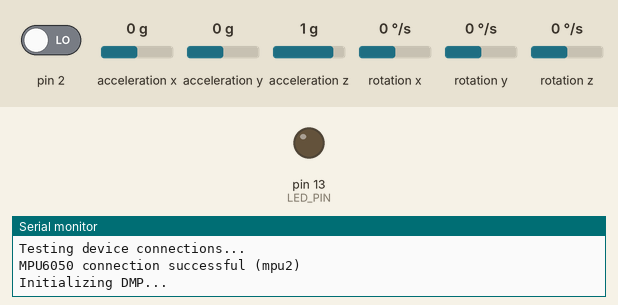
The sketch below on a simulated Arduino Uno, built with avr-gcc and run on an emulated ATmega328P. On the bench: output pins drawn as LEDs (lit = HIGH), the last lines printed to the serial monitor. Dashed ring = blinking. The inputs (shaded band) are chosen by the test bench; at power-on: acceleration x 0 g, acceleration y 0 g, pin 2 LOW, acceleration z 1 g, rotation x 0 °/s, rotation y 0 °/s, rotation z 0 °/s. The sensor or clock chip raises its interrupt line as the real part does; random numbers use the default seed unless the sketch sets one; no radio packets arrive unless stated.

Above: at 0.1 s.
At 2.2 s:
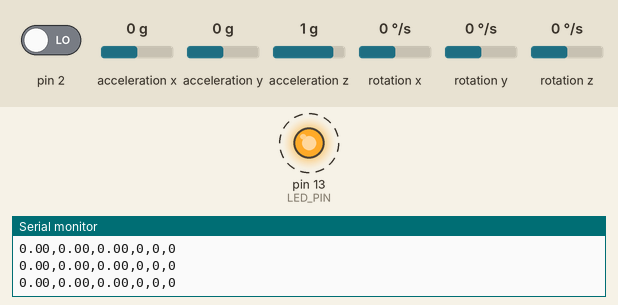
2.3 s: acceleration x set to 0.8 g
5.3 s: acceleration y set to 0.8 g
Timing chart, 0 to 14.3 s (numbered marks = the images above; inputs shaded):
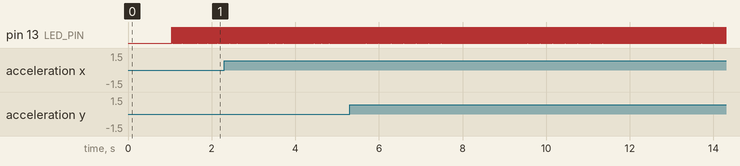

The sketch:

yawyeet_6axis.ino
```cpp
// I2Cdev and MPU6050 must be installed as libraries, or else the .cpp/.h files
// for both classes must be in the include path of your project
#include "I2Cdev.h"

#include "MPU6050_6Axis_MotionApps20.h"
//#include "MPU6050.h" // not necessary if using MotionApps include file

// Arduino Wire library is required if I2Cdev I2CDEV_ARDUINO_WIRE implementation
// is used in I2Cdev.h
#if I2CDEV_IMPLEMENTATION == I2CDEV_ARDUINO_WIRE
    #include "Wire.h"
#endif


#include <SPI.h>
#include <nRF24L01.h>
#include <RF24.h>
RF24 radio(2, 10); // CE, CSN
const byte address[6] = "00001";

MPU6050 mpu(0x68);
MPU6050 mpu2(0x69);

#define OUTPUT_YAWYEET

#define LED_PIN 13 // (Arduino is 13, Teensy is 11, Teensy++ is 6)
bool blinkState = false;

// MPU control/status vars
bool dmpReady = false;  // set true if DMP init was successful
uint8_t mpuIntStatus;   // holds actual interrupt status byte from MPU
uint8_t devStatus;      // return status after each device operation (0 = success, !0 = error)
uint16_t packetSize;    // expected DMP packet size (default is 42 bytes)
uint16_t fifoCount;     // count of all bytes currently in FIFO
uint8_t fifoBuffer[64]; // FIFO storage buffer

// MPU control/status vars (mpu2)
bool dmpReady2 = false;  // set true if DMP init was successful
uint8_t mpuIntStatus2;   // holds actual interrupt status byte from MPU
uint8_t devStatus2;      // return status after each device operation (0 = success, !0 = error)
uint16_t packetSize2;    // expected DMP packet size (default is 42 bytes)
uint16_t fifoCount2;     // count of all bytes currently in FIFO
uint8_t fifoBuffer2[64]; // FIFO storage buffer

// orientation/motion vars (mpu1)
Quaternion q;           // [w, x, y, z]         quaternion container
VectorInt16 aa;         // [x, y, z]            accel sensor measurements
VectorInt16 aaReal;     // [x, y, z]            gravity-free accel sensor measurements
VectorInt16 aaWorld;    // [x, y, z]            world-frame accel sensor measurements
VectorFloat gravity;    // [x, y, z]            gravity vector
float euler[3];         // [psi, theta, phi]    Euler angle container
float ypr[3];           // [yaw, pitch, roll]   yaw/pitch/roll container and gravity vector

// orientation/motion vars (mpu2)
Quaternion q2;           // [w, x, y, z]         quaternion container
VectorInt16 aa2;         // [x, y, z]            accel sensor measurements
VectorInt16 aaReal2;     // [x, y, z]            gravity-free accel sensor measurements
VectorInt16 aaWorld2;    // [x, y, z]            world-frame accel sensor measurements
VectorFloat gravity2;    // [x, y, z]            gravity vector
float euler2[3];         // [psi, theta, phi]    Euler angle container
float ypr2[3];           // [yaw, pitch, roll]   yaw/pitch/roll container and gravity vector

// packet structure for InvenSense teapot demo
uint8_t teapotPacket[14] = { '$', 0x02, 0,0, 0,0, 0,0, 0,0, 0x00, 0x00, '\r', '\n' };


// ================================================================
// ===               INTERRUPT DETECTION ROUTINE                ===
// ================================================================

volatile bool mpuInterrupt = false;     // indicates whether MPU interrupt pin has gone high
void dmpDataReady() {
    mpuInterrupt = true;
}

volatile bool mpuInterrupt2 = false;
void dmpDataReady2() {
  mpuInterrupt2 = true;
}


// ================================================================
// ===                      INITIAL SETUP                       ===
// ================================================================

void setup() {

    radio.begin();
    radio.openWritingPipe(address);
    radio.setPALevel(RF24_PA_MIN);
    radio.stopListening();
    Serial.begin(115200);

    // join I2C bus (I2Cdev library doesn't do this automatically)
    #if I2CDEV_IMPLEMENTATION == I2CDEV_ARDUINO_WIRE
        Wire.begin();
        TWBR = 24; // 400kHz I2C clock (200kHz if CPU is 8MHz)
    #elif I2CDEV_IMPLEMENTATION == I2CDEV_BUILTIN_FASTWIRE
        Fastwire::setup(400, true);
    #endif


    while (!Serial);

    // initialize device
    Serial.println(F("Initializing I2C devices..."));
    mpu.initialize();
    mpu2.initialize();

    // verify connection for mpu1
    Serial.println(F("Testing device connections..."));
    Serial.println(mpu.testConnection() ? F("MPU6050 connection successful") : F("MPU6050 connection failed"));

    // verify connection for mpu2
    Serial.println(F("Testing device connections..."));
    Serial.println(mpu2.testConnection() ? F("MPU6050 connection successful (mpu2)") : F("MPU6050 connection failed (mpu2)"));

    // wait for ready
    //Serial.println(F("\nSend any character to begin DMP programming and demo: "));
    //while (Serial.available() && Serial.read()); // empty buffer
    //while (!Serial.available());                 // wait for data
    //while (Serial.available() && Serial.read()); // empty buffer again

    // load and configure the DMP
    Serial.println(F("Initializing DMP..."));
    devStatus = mpu.dmpInitialize();

    // load and configure the DMP (mpu2)
    Serial.println(F("Initializing DMP..."));
    devStatus2 = mpu2.dmpInitialize();

    // supply your own gyro offsets here, scaled for min sensitivity
    mpu.setXGyroOffset(-54);
    mpu.setYGyroOffset(10);
    mpu.setZGyroOffset(4);
    mpu.setZAccelOffset(2633);
    mpu.setXAccelOffset(1270);
    mpu.setYAccelOffset(-492);
    //Your offsets:  1271  -488  2632  -53 11  4
    //Data is printed as: acelX acelY acelZ giroX giroY giroZ

    mpu2.setXGyroOffset(-54);
    mpu2.setYGyroOffset(10);
    mpu2.setZGyroOffset(4);
    mpu2.setZAccelOffset(2633);
    mpu2.setXAccelOffset(1270);
    mpu2.setYAccelOffset(-492);

    // make sure it worked (returns 0 if so)
    if (devStatus == 0) {
        // turn on the DMP, now that it's ready
        Serial.println(F("Enabling DMP..."));
        mpu.setDMPEnabled(true);

        // enable Arduino interrupt detection
        Serial.println(F("Enabling interrupt detection (Arduino external interrupt 0)..."));
        attachInterrupt(0, dmpDataReady, RISING);
        mpuIntStatus = mpu.getIntStatus();

        // set our DMP Ready flag so the main loop() function knows it's okay to use it
        Serial.println(F("DMP ready! Waiting for first interrupt..."));
        dmpReady = true;

        // get expected DMP packet size for later comparison
        packetSize = mpu.dmpGetFIFOPacketSize();
    } else {
        // ERROR!
        // 1 = initial memory load failed
        // 2 = DMP configuration updates failed
        // (if it's going to break, usually the code will be 1)
        Serial.print(F("DMP Initialization failed (code "));
        Serial.print(devStatus);
        Serial.println(F(")"));
    }

    // make sure it worked (returns 0 if so) (mpu2)
    if (devStatus2 == 0) {
        // turn on the DMP, now that it's ready
        Serial.println(F("Enabling DMP..."));
        mpu2.setDMPEnabled(true);

        // enable Arduino interrupt detection
        Serial.println(F("Enabling interrupt detection (Arduino external interrupt 0)..."));
        attachInterrupt(0, dmpDataReady2, RISING);
        mpuIntStatus2 = mpu2.getIntStatus();

        // set our DMP Ready flag so the main loop() function knows it's okay to use it
        Serial.println(F("DMP ready! Waiting for first interrupt..."));
        dmpReady2 = true;

        // get expected DMP packet size for later comparison
        packetSize2 = mpu2.dmpGetFIFOPacketSize();
    } else {
        // ERROR!
        // 1 = initial memory load failed
        // 2 = DMP configuration updates failed
        // (if it's going to break, usually the code will be 1)
        Serial.print(F("DMP Initialization failed (mpu2) (code "));
        Serial.print(devStatus2);
        Serial.println(F(")"));
    }

    // configure LED for output
    pinMode(LED_PIN, OUTPUT);
}


// ================================================================
// ===                    MAIN PROGRAM LOOP                     ===
// ================================================================

void loop() {
    // if programming failed, don't try to do anything
    if (!dmpReady) return;

    // wait for MPU interrupt or extra packet(s) available
    while (!mpuInterrupt && fifoCount < packetSize) {
        // other program behavior stuff here
        // .
        // .
        // .
        // if you are really paranoid you can frequently test in between other
        // stuff to see if mpuInterrupt is true, and if so, "break;" from the
        // while() loop to immediately process the MPU data
        // .
        // .
        // .

        int r1 = random(100);
        int r2 = random(100);
        int r3 = random(100);
        int r4 = random(100);
        const char text[] = {'1', '2', '3', '4', '5', '6'};
        Serial.print(radio.write(&text, sizeof(text)));
    }

    // reset interrupt flag and get INT_STATUS byte
    mpuInterrupt = false;
    mpuIntStatus = mpu.getIntStatus();

    // get current FIFO count
    fifoCount = mpu.getFIFOCount();

    // check for overflow (this should never happen unless our code is too inefficient)
    if ((mpuIntStatus & 0x10) || fifoCount == 1024) {
        // reset so we can continue cleanly
        mpu.resetFIFO();
        Serial.println(F("FIFO overflow!"));

    // otherwise, check for DMP data ready interrupt (this should happen frequently)
    } else if (mpuIntStatus & 0x02) {
        // wait for correct available data length, should be a VERY short wait
        while (fifoCount < packetSize) fifoCount = mpu.getFIFOCount();

        // read a packet from FIFO
        mpu.getFIFOBytes(fifoBuffer, packetSize);

        // track FIFO count here in case there is > 1 packet available
        // (this lets us immediately read more without waiting for an interrupt)
        fifoCount -= packetSize;

        #ifdef OUTPUT_READABLE_QUATERNION
            // display quaternion values in easy matrix form: w x y z
            mpu.dmpGetQuaternion(&q, fifoBuffer);
            Serial.print("quat\t");
            Serial.print(q.w);
            Serial.print("\t");
            Serial.print(q.x);
            Serial.print("\t");
            Serial.print(q.y);
            Serial.print("\t");
            Serial.println(q.z);
        #endif

        #ifdef OUTPUT_READABLE_EULER
            // display Euler angles in degrees
            mpu.dmpGetQuaternion(&q, fifoBuffer);
            mpu.dmpGetEuler(euler, &q);
            Serial.print("euler\t");
            Serial.print(euler[0] * 180/M_PI);
            Serial.print("\t");
            Serial.print(euler[1] * 180/M_PI);
            Serial.print("\t");
            Serial.println(euler[2] * 180/M_PI);
        #endif


        #ifdef OUTPUT_YAWYEET
            // display Euler angles in degrees
            mpu.dmpGetQuaternion(&q, fifoBuffer);
            mpu.dmpGetGravity(&gravity, &q);
            mpu.dmpGetYawPitchRoll(ypr, &q, &gravity);
            mpu.dmpGetAccel(&aa, fifoBuffer);
            mpu.dmpGetLinearAccel(&aaReal, &aa, &gravity);
            Serial.print(ypr[0] * 180/M_PI);
            Serial.print(",");
            Serial.print(ypr[1] * 180/M_PI);
            Serial.print(",");
            Serial.print(ypr[2] * 180/M_PI);
            Serial.print(",");
            // display real acceleration, adjusted to remove gravity
            Serial.print(aaReal.x);
            Serial.print(",");
            Serial.print(aaReal.y);
            Serial.print(",");
            Serial.println(aaReal.z);
        #endif

        #ifdef OUTPUT_READABLE_YAWPITCHROLL
            // display Euler angles in degrees
            mpu.dmpGetQuaternion(&q, fifoBuffer);
            mpu.dmpGetGravity(&gravity, &q);
            mpu.dmpGetYawPitchRoll(ypr, &q, &gravity);
            Serial.print(ypr[0] * 180/M_PI);
            Serial.print(",");
            Serial.print(ypr[1] * 180/M_PI);
            Serial.print(",");
            Serial.print(ypr[2] * 180/M_PI);
            Serial.print(",");
        #endif

        #ifdef OUTPUT_READABLE_REALACCEL
            // display real acceleration, adjusted to remove gravity
            mpu.dmpGetQuaternion(&q, fifoBuffer);
            mpu.dmpGetAccel(&aa, fifoBuffer);
            mpu.dmpGetGravity(&gravity, &q);
            mpu.dmpGetLinearAccel(&aaReal, &aa, &gravity);
            Serial.print(aaReal.x);
            Serial.print(",");
            Serial.print(aaReal.y);
            Serial.print(",");
            Serial.println(aaReal.z);
        #endif

        #ifdef OUTPUT_READABLE_WORLDACCEL
            // display initial world-frame acceleration, adjusted to remove gravity
            // and rotated based on known orientation from quaternion
            mpu.dmpGetQuaternion(&q, fifoBuffer);
            mpu.dmpGetAccel(&aa, fifoBuffer);
            mpu.dmpGetGravity(&gravity, &q);
            mpu.dmpGetLinearAccel(&aaReal, &aa, &gravity);
            mpu.dmpGetLinearAccelInWorld(&aaWorld, &aaReal, &q);
            Serial.print("aworld\t");
            Serial.print(aaWorld.x);
            Serial.print("\t");
            Serial.print(aaWorld.y);
            Serial.print("\t");
            Serial.println(aaWorld.z);
        #endif

        #ifdef OUTPUT_TEAPOT
            // display quaternion values in InvenSense Teapot demo format:
            teapotPacket[2] = fifoBuffer[0];
            teapotPacket[3] = fifoBuffer[1];
            teapotPacket[4] = fifoBuffer[4];
            teapotPacket[5] = fifoBuffer[5];
            teapotPacket[6] = fifoBuffer[8];
            teapotPacket[7] = fifoBuffer[9];
            teapotPacket[8] = fifoBuffer[12];
            teapotPacket[9] = fifoBuffer[13];
            Serial.write(teapotPacket, 14);
            teapotPacket[11]++; // packetCount, loops at 0xFF on purpose
        #endif

        // blink LED to indicate activity
        blinkState = !blinkState;
        digitalWrite(LED_PIN, blinkState);


    }
}
```

Measured:
- by itself, pin 13 (LED_PIN): alternates HIGH for 0.01 s and LOW for 0.01 s
